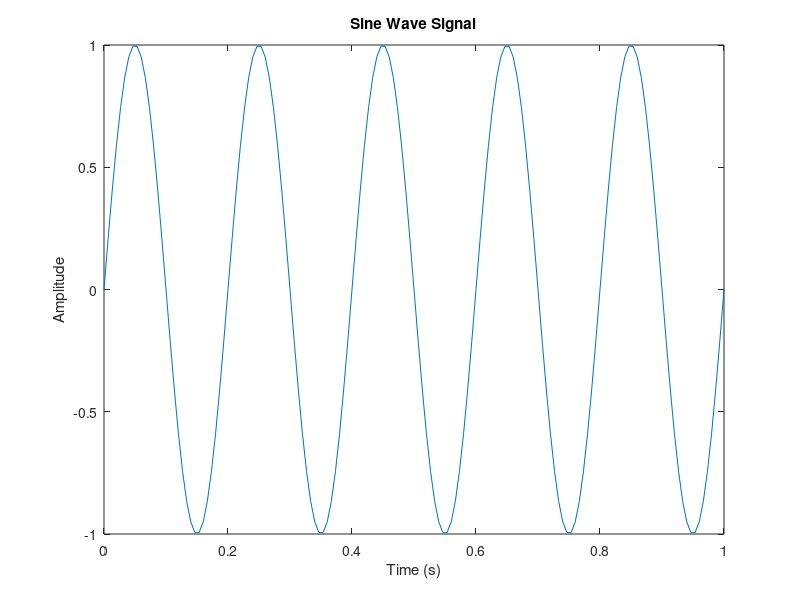
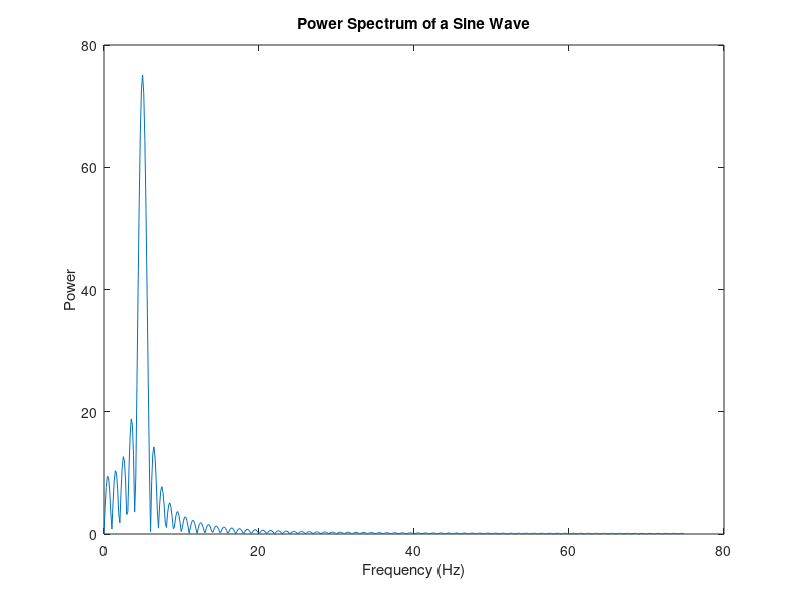

These figures' MATLAB source, in order:
Frequence = 150; % Sampling frequency
t = 0:1/Frequence:1; % Time vector of 1 second
f = 5; % Create a sine wave of f Hz.
i=(i*f)
x = sin(2* pi*t*f);
nfft = 1024; % Length of FFT
% Take fft, padding with zeros so that length(X) is equal to nfft
X = fft(x,nfft);
% second 0 0.2 0.4 0.6 0.8 1 FFT is symmetric, throw away half
X = X(1:nfft/2); 
% Take the magnitude of fft of x
mx = abs(X);
% Frequency vector
f = (0:nfft/2-1)*Frequence/nfft;
% Generate the plot, title and labels.
figure(1);
plot(t,x);
title('Sine Wave Signal');
xlabel('Time (s)');
ylabel('Amplitude');
figure(2);
plot(f,mx);
title('Power Spectrum of a Sine Wave');
xlabel('Frequency (Hz)');
ylabel('Power');